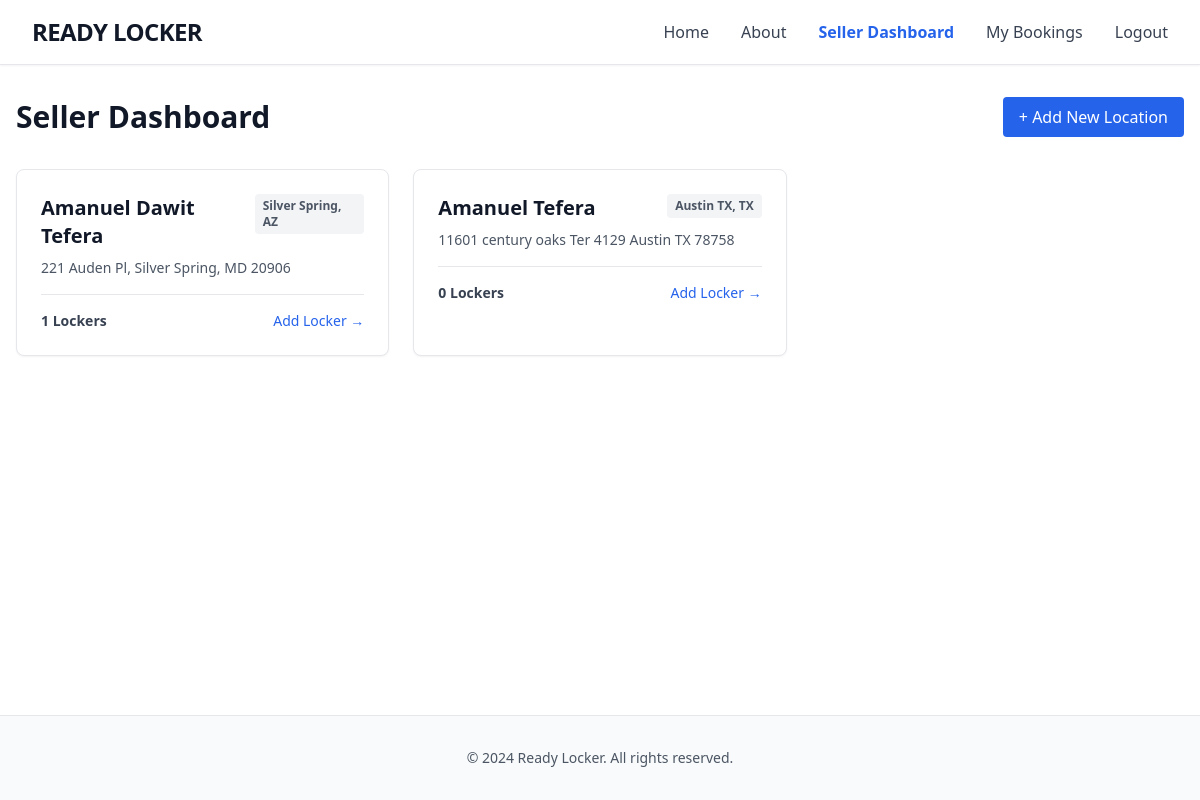
Page /marketplace/ (signed in) on the committed database.
### store/models.py (models this page shows, shortened)
class Location(models.Model):
    STATE_CHOICES = [
        ('AL', 'Alabama'), ('AK', 'Alaska'), ('AZ', 'Arizona'), ('AR', 'Arkansas'),
        ('CA', 'California'), ('CO', 'Colorado'), ('CT', 'Connecticut'), ('DE', 'Delaware'),
        ('DC', 'District of Columbia'), ('FL', 'Florida'), ('GA', 'Georgia'), ('HI', 'Hawaii'),
        ('ID', 'Idaho'), ('IL', 'Illinois'), ('IN', 'Indiana'), ('IA', 'Iowa'),
        ('KS', 'Kansas'), ('KY', 'Kentucky'), ('LA', 'Louisiana'), ('ME', 'Maine'),
        ('MD', 'Maryland'), ('MA', 'Massachusetts'), ('MI', 'Michigan'), ('MN', 'Minnesota'),
        ('MS', 'Mississippi'), ('MO', 'Missouri'), ('MT', 'Montana'), ('NE', 'Nebraska'),
        ('NV', 'Nevada'), ('NH', 'New Hampshire'), ('NJ', 'New Jersey'), ('NM', 'New Mexico'),
        ('NY', 'New York'), ('NC', 'North Carolina'), ('ND', 'North Dakota'), ('OH', 'Ohio'),
        ('OK', 'Oklahoma'), ('OR', 'Oregon'), ('PA', 'Pennsylvania'), ('RI', 'Rhode Island'),
        ('SC', 'South Carolina'), ('SD', 'South Dakota'), ('TN', 'Tennessee'), ('TX', 'Texas'),
        ('UT', 'Utah'), ('VT', 'Vermont'), ('VA', 'Virginia'), ('WA', 'Washington'),
        ('WV', 'West Virginia'), ('WI', 'Wisconsin'), ('WY', 'Wyoming')
    ]
    owner = models.ForeignKey(User, on_delete=models.CASCADE, null=True, blank=True, related_name="owned_locations")
    name = models.CharField(max_length=100)
    street_address = models.CharField(max_length=255, verbose_name="Street Address")
    city = models.CharField(max_length=100)
    state = models.CharField(max_length=2, choices=STATE_CHOICES)
    zip_code = models.CharField(max_length=10, verbose_name="Zip Code")
    description = models.TextField(blank=True)
    latitude = models.FloatField(default=0.0, blank=True)
    longitude = models.FloatField(default=0.0, blank=True)
    image = models.ImageField(upload_to='location_uploads/', blank=True, null=True)

### store/views.py (the view)
# urls.py: path('marketplace/', views.marketplace_dashboard, name='marketplace_dashboard'),
@login_required
@user_passes_test(is_seller_check, login_url='/login/')
def marketplace_dashboard(request):
    locations = Location.objects.filter(owner=request.user)
    return render(request, 'marketplace/dashboard.html', {'locations': locations})

### store/views.py (called while the page is built)
def is_seller_check(user):
    return user.is_authenticated and hasattr(user, 'customer') and user.customer.is_seller

### store/templates/marketplace/dashboard.html (shortened to what this page needs)
{% extends 'base.html' %}
{% block content %}
<div class="max-w-7xl mx-auto px-4 py-8">
    <div class="flex justify-between items-center mb-8">
        <h1 class="text-3xl font-bold text-gray-900">Seller Dashboard</h1>
        <a href="{% url 'add_location' %}" class="bg-blue-600 text-white px-4 py-2 rounded hover:bg-blue-700">
            + Add New Location
        </a>
    </div>
    {% if locations %}
        <div class="grid grid-cols-1 md:grid-cols-2 lg:grid-cols-3 gap-6">
            {% for loc in locations %}
            <div class="border rounded-lg p-6 shadow-sm hover:shadow-md transition bg-white">
                <div class="flex justify-between items-start">
                    <h2 class="text-xl font-bold mb-2">{{ loc.name }}</h2>
                    <span class="text-xs font-semibold bg-gray-100 text-gray-600 px-2 py-1 rounded">
                        {{ loc.city }}, {{ loc.state }}
                    </span>
                </div>
                <p class="text-gray-600 mb-4 text-sm">{{ loc.street_address }}</p>
                <div class="flex justify-between items-center border-t pt-4 mt-4">
                    <span class="text-sm font-semibold text-gray-700">{{ loc.lockers.count }} Lockers</span>
                    <a href="{% url 'add_locker' loc.id %}" class="text-blue-600 hover:text-blue-800 text-sm font-medium">
                        Add Locker &rarr;
                    </a>
                </div>
            </div>
            {% endfor %}
        </div>
    {% endif %}
</div>
{% endblock %}

### rows in the picture
Location: name "Amanuel Dawit Tefera", city "Silver Spring", state "AZ", street_address "221 Auden Pl, Silver Spring, MD 20906", lockers.count "1"
Location: name "Amanuel Tefera", city "Austin TX", state "TX", street_address "11601 century oaks Ter 4129 Austin TX 78758", lockers.count "0"
